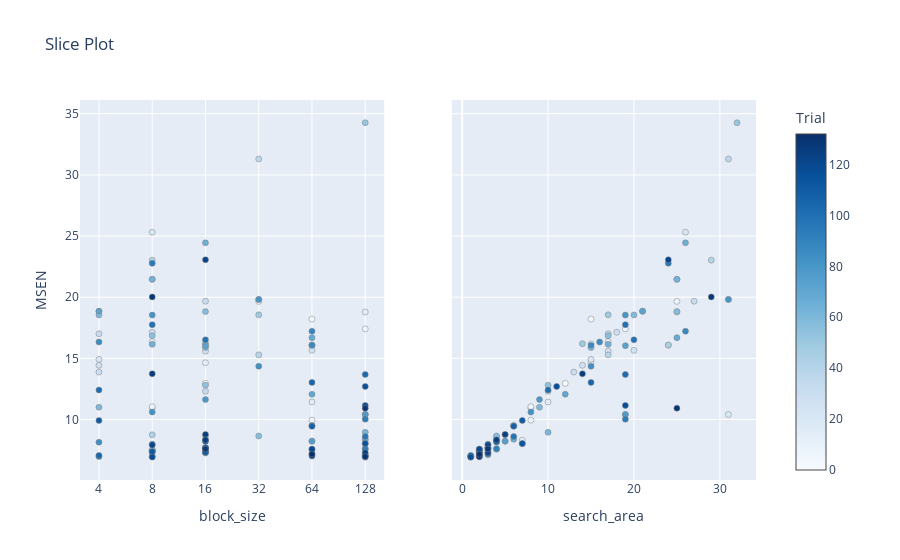

The notebook cell saved with this chart:
### Code cell
optuna.visualization.plot_slice(cleaned_study, params=["block_size","search_area"], target=lambda t: t.values[0], target_name='MSEN')

### Figure 1 — Plotly figure (JSON) as saved in the notebook; plotly's stock layout.template omitted (floating-point values rounded to 4 significant figures; data arrays with more than 128 entries replaced by an {"elided": "..."} marker saying what was removed)
{"data": [{"marker": {"color": {"elided": "129 int values"}, "colorbar": {"title": {"text": "Trial"}, "x": 1, "xpad": 40, "y": 0.5}, "colorscale": [[0, "rgb(247,251,255)"], [0.125, "rgb(222,235,247)"], [0.25, "rgb(198,219,239)"], [0.375, "rgb(158,202,225)"], [0.5, "rgb(107,174,214)"], [0.625, "rgb(66,146,198)"], [0.75, "rgb(33,113,181)"], [0.875, "rgb(8,81,156)"], [1, "rgb(8,48,107)"]], "line": {"color": "Grey", "width": 0.5}, "showscale": true}, "mode": "markers", "name": "Feasible Trial", "showlegend": false, "type": "scatter", "x": {"elided": "129 int values"}, "xaxis": "x", "y": {"elided": "129 float values"}, "yaxis": "y"}, {"marker": {"color": {"elided": "129 int values"}, "colorbar": {"title": {"text": "Trial"}, "x": 1, "xpad": 40}, "colorscale": [[0, "rgb(247,251,255)"], [0.125, "rgb(222,235,247)"], [0.25, "rgb(198,219,239)"], [0.375, "rgb(158,202,225)"], [0.5, "rgb(107,174,214)"], [0.625, "rgb(66,146,198)"], [0.75, "rgb(33,113,181)"], [0.875, "rgb(8,81,156)"], [1, "rgb(8,48,107)"]], "line": {"color": "Grey", "width": 0.5}, "showscale": false}, "mode": "markers", "name": "Feasible Trial", "showlegend": false, "type": "scatter", "x": {"elided": "129 int values"}, "xaxis": "x2", "y": {"elided": "129 float values"}, "yaxis": "y2"}], "layout": {"autosize": true, "title": {"text": "Slice Plot"}, "xaxis": {"anchor": "y", "autorange": true, "categoryarray": [4, 8, 16, 32, 64, 128], "categoryorder": "array", "domain": [0, 0.45], "range": [-0.3383, 5.338], "title": {"text": "block_size"}, "type": "category"}, "xaxis2": {"anchor": "y2", "autorange": true, "domain": [0.55, 1], "range": [-1.097, 34.1], "title": {"text": "search_area"}, "type": "linear"}, "yaxis": {"anchor": "x", "autorange": true, "domain": [0, 1], "range": [4.66, 36.52], "title": {"text": "MSEN"}, "type": "linear"}, "yaxis2": {"anchor": "x2", "autorange": true, "domain": [0, 1], "matches": "y", "range": [4.66, 36.52], "showticklabels": false, "type": "linear"}}}
